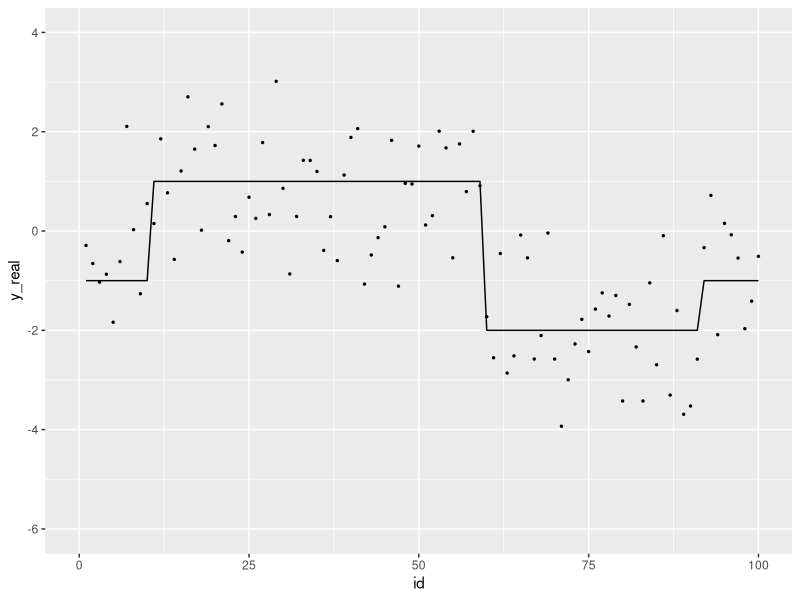

Generate this figure with R: (Note: this script raises an error after producing the figure.)
## ---- chunk 1
library(ggplot2)
## ---- chunk 2
#set.seed(1234)
transMtx = matrix(c(0.98,0.015,0.005,
                     0.05,0.98,0.015,
                     0.015,0.005,0.98),byrow = TRUE,ncol = 3)
pi = c(0,0.95,0.05)
mu = c(-2,-1,1)
sigma = rep(0.9,3)

T = 100
N = length(mu)
M = dim(transMtx)[1]

x = rep(NA,T)
x[1] = sample(1:M,1,prob = pi)
for (i in 2:T){
  x[i] = sample(1:M,1,prob = transMtx[x[i-1],])
}

y = rep(NA,T); y_real = rep(NA,T)
for (i in 1:T){
  idx = x[i]
  y_real[i] = mu[idx]
  y[i] = rnorm(1,y_real[i],sigma[idx])
}

dat = data.frame(id = 1:T, x = x, y = y, y_real = y_real)
p <- ggplot(dat,aes(x = id, y = y_real))+
  geom_line()+
  geom_point(aes(x = id, y = y),size = 0.5)+
  xlim(0,T)+
  ylim(-6,4)
p

NumberofSegments = length(rle(x)$value)
NumberofSegments
## ---- chunk 3
## T: length of obs; N: num of obs; M: num of hidden states
## obs: T * 1
## transMtx: M * M
## emisMtx: M * N
## pi: start prob, M * 1
my_viterbi_constraint <- function(obs,mu,sigma,transMtx,pi){
  T = length(obs)
  M = length(pi)
  
  D = array(NA,dim=c(M,T,T))
  G_current = matrix(NA,ncol = T, nrow = M)
  transMtx_NoDiag = transMtx - diag(diag(transMtx))
  
  G1 =  dnorm(obs[1],mu,sigma,log = TRUE) + log(pi)
  
  lpy_x = dnorm(obs[2],mu,sigma,log=TRUE)
#  py_x = py_x / sum(py_x)
  G_current[,1] = G1 + log(diag(transMtx)) + lpy_x
  for (i in 1:M){
    tmp = G1 + log(transMtx_NoDiag[,i]) + lpy_x[i]
    G_current[i,2] = max(tmp)
    D[i, 1, 2] = i
    D[i, 2, 2] = which.max(tmp)
  }
  
  for (s in 3:T){
    lpy_x = dnorm(obs[s],mu,sigma,log = TRUE)
#    py_x = py_x / sum(py_x)
    G_pre = G_current
    ## k = 1
    G_current[,1] = G_pre[,1] + log(diag(transMtx)) + lpy_x
    D[,1,s] = 1:M

    ## k = 2 to s-1
    for (k in 2:(s-1)){
      for (i in 1:M){
        tmp = G_pre[,c(k-1,k)] + cbind(log(transMtx_NoDiag[,i]),log(diag(diag(transMtx))[,i])) + lpy_x[i]
        G_current[i,k] = max(tmp)
        D[i,k,s] = which.max(tmp)
      }
    }
    ## k = s
    for (i in 1:M){
      tmp = G_pre[,s-1] + log(transMtx_NoDiag[,i]) + lpy_x[i]
      G_current[i,s] = max(tmp)
      D[i,s,s] = which.max(tmp)
    }
  }
  
  
  return(list("D" = D,"G" = G_current))
  }

my_backtrace_constraint <- function(D,G,k){
  M = dim(G)[1]
  T = dim(D)[3]
  x = rep(NA,T)

  
  x[T] = ifelse(which.max(G[,k])<=M,which.max(G[,k]),which.max(G[,k])-M)
  #k = k - (which.max(G[,k]) <= M)
  #print(k)
  for (t in (T-1):1){
    x[t] = ifelse(D[x[t+1],k,t+1] <= M, D[x[t+1],k,t+1], D[x[t+1],k,t+1]-M)
    k = k - (x[t] != x[t+1])
  }
  return(x)
}
## ---- chunk 4
result_cons = my_viterbi_constraint(y,mu,sigma,transMtx,pi)
path_cons = my_backtrace_constraint(result_cons$D,result_cons$G,NumberofSegments)
result = my_viterbi_gaussian(y,mu,sigma,transMtx,pi)
path = my_backtrace(result$D,result$G)
par(mfrow = c(3,1))
plot(x,type="l"); plot(path_cons,type = "l");plot(path,type = "l")

library(reshape2)
datcomp = data.frame(id = 1:T,x_real = x,x_viterbi_k = path_cons)
datm = melt(datcomp,id.vars = 1)
p1 <- ggplot(datm,aes(x = id, y = value))+
  geom_line(aes( color = variable,group = variable))+
  scale_color_manual(values = c("red","blue"),labels = c("x_real","x_viterbi_k"))

datcomp = data.frame(id = 1:T,x_real = x,x_viterbi = path)
datm = melt(datcomp,id.vars = 1)
p2 <- ggplot(datm,aes(x = id, y = value))+
  geom_line(aes( color = variable,group = variable))+
  scale_color_manual(values = c("red","green"),labels = c("x_real","x_viterbi"))
p1;p2;



## ---- chunk 5
library(matrixStats)
## T: length of obs; N: num of obs; M: num of hidden states
## obs: T * 1
## transMtx: M * M
## emisMtx: M * N
## pi: start prob, M * 1
my_forward_constraint <- function(obs,mu,sigma,transMtx,pi){
  T = length(obs)
  M = length(pi)
  
  A = array(NA,dim=c(M,T,T))
  transMtx_NoDiag = transMtx - diag(diag(transMtx))
  
  A[,1,1] =  dnorm(obs[1],mu,sigma) * pi
  #A[,,1] = A[,,1] / sum(A[,,1],na.rm = TRUE)
  
  py_x = dnorm(obs[2],mu,sigma)
  A[,1,2] = A[,1,1] * diag(transMtx) * py_x
  for (i in 1:M){
    tmp = A[,1,1] * transMtx_NoDiag[,i]
    A[i,2,2] = sum(tmp) * py_x[i]
  }
  #A[,,2] = A[,,2] / sum(A[,,2],na.rm = TRUE)
  
  for (s in 3:T){
    py_x = dnorm(obs[s],mu,sigma)

    ## k = 1
    A[,1,s] = A[,1,s-1] * diag(transMtx) * py_x


    ## k = 2 to s-1
    for (k in 2:(s-1)){
      for (i in 1:M){
        tmp = A[,c(k-1,k),s-1] * cbind(transMtx_NoDiag[,i],diag(diag(transMtx))[,i])
        A[i,k,s] = sum(tmp) * py_x[i] 
      }
    }
    ## k = s
    for (i in 1:M){
      tmp = A[,s-1,s-1] * transMtx_NoDiag[,i]
      A[i,s,s] = sum(tmp) * py_x[i]
    }
    #A[,,s] = A[,,s] / sum(A[,,s],na.rm = TRUE)
  }
  
  
  return(A)
}

lmy_forward_constraint <- function(obs,mu,sigma,transMtx,pi,kmax){
  T = length(obs)
  M = length(pi)
  
  lA = array(NA,dim=c(M,kmax,T))
  transMtx_NoDiag = transMtx - diag(diag(transMtx))
  lpy_x = mapply(obs,FUN = function(x) dnorm(x,mu,sigma,log = TRUE))
  
  ## k = 1 at position 1
  lA[,1,1] =  lpy_x[,1] + log(pi)
  for (s in 2:T){
    ## k = 1
    lA[,1,s] = lA[,1,s-1] + log(diag(transMtx)) + lpy_x[,s]
  }
  if (kmax == 1){ return(lA) }
  
  for (k in 2:kmax){
    for (i in 1:M) { lA[i,k,k] = logSumExp(lA[,k-1,k-1] + log(transMtx_NoDiag[,i])) + lpy_x[i,k] } ## k = k at position k
    if( k < T ){
      for (s in (k+1):T){
        for (i in 1:M){
          tmp = lA[,c(k-1,k),(s-1)] + log(cbind(transMtx_NoDiag[,i],diag(diag(transMtx))[,i]))
          lA[i,k,s] = logSumExp(tmp) + lpy_x[i,s]
        }
      }
    }
  }
  

  # lpy_x = dnorm(obs[2],mu,sigma,log = TRUE)
  # A[,1,2] = A[,1,1] + log(diag(transMtx)) + lpy_x
  # for (i in 1:M){
  #   tmp = A[,1,1] + log(transMtx_NoDiag[,i])
  #   A[i,2,2] = logSumExp(tmp) + lpy_x[i]
  # }
  # 
  # 
  # for (s in 3:T){
  #   lpy_x = dnorm(obs[s],mu,sigma,log = TRUE)
  # 
  #   ## k = 1
  #   A[,1,s] = A[,1,s-1] + log(diag(transMtx)) + lpy_x
  # 
  # 
  #   ## k = 2 to s-1
  #   for (k in 2:(s-1)){
  #     for (i in 1:M){
  #       tmp = A[,c(k-1,k),s-1] + log(cbind(transMtx_NoDiag[,i],diag(diag(transMtx))[,i]))
  #       A[i,k,s] = logSumExp(tmp) + lpy_x[i] 
  #     }
  #   }
  #   ## k = s
  #   for (i in 1:M){
  #     tmp = A[,s-1,s-1] + log(transMtx_NoDiag[,i])
  #     A[i,s,s] = logSumExp(tmp) + lpy_x[i]
  #   }
  #   #A[,,s] = A[,,s] / sum(A[,,s],na.rm = TRUE)
  # }

  
  return(lA)
}

## ---- chunk 6
lA = lmy_forward_constraint(y,mu,sigma,transMtx,pi,T)
## ---- chunk 7
## T: length of obs; N: num of obs; M: num of hidden states
## obs: T * 1
## transMtx: M * M
## emisMtx: M * N
## pi: start prob, M * 1
my_backward_constraint <- function(obs,mu,sigma,transMtx,pi){
  T = length(obs)
  M = length(pi)
  
  B = array(NA,dim=c(M,T,T))
  transMtx_NoDiag = transMtx - diag(diag(transMtx))
  
  B[,,T] = B[,,T] ^ 0
  
  for (s in (T-1):1){
    
    py_x_p1 = dnorm(obs[s+1],mu,sigma)
    
    for (k in s:1){
      for (i in 1:M){
        tmp = B[,c(k,k+1),s+1] * cbind(diag(diag(transMtx))[,i],transMtx_NoDiag[i,]) * cbind(py_x_p1,py_x_p1)
        B[i,k,s] = sum(tmp)
      }
    }
    #B[,,s] = B[,,s] / sum(B[,,s],na.rm = TRUE)
  }
  
  return(B)
}

lmy_backward_constraint <- function(obs,mu,sigma,transMtx,pi,kmax){
  T = length(obs)
  M = length(pi)
  
  lB = array(NA,dim=c(M,kmax,T))
  transMtx_NoDiag = transMtx - diag(diag(transMtx))
  lpy_x = mapply(obs,FUN = function(x) dnorm(x,mu,sigma,log = TRUE))
  
  lB[,,T] = 0
  
  for (s in (T-1):kmax){
    lB[,kmax,s] = lB[,kmax,s+1] + log(diag(transMtx)) + lpy_x[,s+1]
  }
  if (kmax == 1){ return(lB) }
  
  for (k in (kmax-1):1){
    for (s in (T-1):k){
      for (i in 1:M){
        tmp = lB[,c(k,k+1),s+1] + log(cbind(diag(diag(transMtx))[,i],transMtx_NoDiag[i,])) + cbind(lpy_x[,s+1],lpy_x[,s+1])
        lB[i,k,s] = logSumExp(tmp)
      }
    }
  }
  
  
  # for (s in (T-1):1){
  #   
  #   lpy_x_p1 = dnorm(obs[s+1],mu,sigma,log = TRUE)
  #   
  #   for (k in kmax:1){
  #     for (i in 1:M){
  #       tmp = lB[,c(k,k+1),s+1] + log(cbind(diag(diag(transMtx))[,i],transMtx_NoDiag[i,])) + cbind(lpy_x_p1,lpy_x_p1)
  #       lB[i,k,s] = logSumExp(tmp)
  #     }
  #   }
  # }
  
  return(lB)
}
## ---- chunk 8
lA = lmy_forward_constraint(y,mu,sigma,transMtx,pi,5)
lB = lmy_backward_constraint(y,mu,sigma,transMtx,pi,5)
lprob = lA +lB

A = my_forward_constraint(y,mu,sigma,transMtx,pi)
B = my_backward_constraint(y,mu,sigma,transMtx,pi)
prob = A * B


#A = my_forward_constraint(y,mu,sigma,transMtx,pi)
#B = my_backward_constraint(y,mu,sigma,transMtx,pi)
#prob = A * B
sum(prob[,,T]);sum(prob[,,1],na.rm = TRUE)
## ---- chunk 9
transMtx = matrix(c(0.98,0.015,0.005,
                     0.05,0.98,0.015,
                     0.015,0.005,0.98),byrow = TRUE,ncol = 3)
pi = c(0,0.95,0.05)
mu = c(-2,-1,1)
sigma = rep(0.2,3)

D = 10
T = 100
KMAX = 1

N = length(mu)
M = dim(transMtx)[1]

seqs = c()
for (i in 1:D){
  x = rep(NA,T)
  x[1] = sample(1:M,1,prob = pi)
  for (i in 2:T){
    x[i] = sample(1:M,1,prob = transMtx[x[i-1],])
  }
  KMAX = ifelse(length(rle(x)$value)>KMAX,length(rle(x)$value),KMAX)
  y = rep(NA,T); y_real = rep(NA,T)
  for (i in 1:T){
    idx = x[i]
    y_real[i] = mu[idx]
    y[i] = rnorm(1,y_real[i],sigma[idx])
  }
  seqs = rbind(seqs,y)
}
KMAX
#seqs 
## ---- chunk 10
my_em_constraint_single = function(seq, M,mu,sigma,pi,transMtx,kmax){
  T = length(seq)
  ## calcualte p(x)
  lPX = array(NA,dim=c(M,T))
  lA = lmy_forward_constraint(obs=seq,mu = mu,sigma = sigma, transMtx = transMtx, pi = pi,kmax = kmax)
  lB = lmy_backward_constraint(obs=seq,mu = mu,sigma = sigma, transMtx = transMtx, pi = pi,kmax = kmax)
  lprob = lA + lB
  llk = logSumExp(lprob[,,T])
  
  for (k in 1:T){
    for (i in 1:M){
      lPX[i,k] = logSumExp(lprob[i,,k]-llk,na.rm = TRUE)
    }
    #lPX[,k] = lPX[,k] - llk
  }
  
  ## calculate pxx
  transMtx_NoDiag = transMtx - diag(diag(transMtx))
  lPXX = array(NA,dim = c(M,M,T))
  for (k in 2:T){
    lpy_x = dnorm(seq[k],mu,sigma,log = TRUE)
    
    ## xn = xn-1 and sn = sn-1
    tmp = apply(lA[,,k-1],2,function(x) x + lpy_x + log(diag(transMtx))) + lB[,,k]
    for (i in 1:M){
      lPXX[i,i,k] = logSumExp(tmp[i,]-llk,na.rm = TRUE)
    }
    
    ## xn != xn-1 and sn = sn-1 + 1
    for (j in 1:M){
      for (i in 1:M){
        if( i != j){
          tmp = lA[i,-kmax,k-1] + log(transMtx_NoDiag[i,j]) + lpy_x[j] + lB[j,-1,k]
          lPXX[i,j,k] = logSumExp(tmp-llk,na.rm = TRUE)
        }
      }
    }
    #PXX[,,k] = t(apply(PXX[,,k],1,function(x) x/sum(x)))
    #lPXX[,,k] = lPXX[,,k] - llk
  }
  return(list("lPX" = lPX,"lPXX" = lPXX,"LLK"=llk))
}
## ---- chunk 11
my_em_constraint= function(seqs, M,mu_init = runif(N,min = min(seqs),max = max(seqs)),sigma_init = rep(runif(1,0,1),M),kmax = 10){
  T = dim(seqs)[2] ; D = dim(seqs)[1]
  pi = runif(3); pi = pi/sum(pi);
  transMtx = matrix(runif(M*M),ncol = M); transMtx = t(apply(transMtx,1,function(x) x/sum(x)))
  mu = mu_init
  sigma = sigma_init

  #seq = seqs
  iter = 1
  epsilon = 1e-8
  llk_pre = -100000000; llk_current = -1000000
  while(llk_current - llk_pre > epsilon){
    llk_pre = llk_current
    sum_pi = rep(0,M); sum_xx2 = matrix(0,nrow = M,ncol = M); sum_x2 = rep(0,M); sum_xy1 = matrix(0,nrow = M, ncol=N); sum_x1 = rep(0,M);
    sum_xy_mean = rep(0,N); sum_xy_sq = rep(0,N)
    llk_current = 0;
    
    for (num in 1:D){
      seq = seqs[num,]
      output = my_em_constraint_single(seq = seq,M = M,mu = mu,sigma = sigma,pi = pi,transMtx = transMtx,kmax = kmax)
      
      llk_current = llk_current + output$LLK
      print(output$LLK)
      
      sum_pi = sum_pi + exp(output$lPX[,1]); #####
      sum_xx2 = sum_xx2 + rowSums(exp(output$lPXX),dims = 2,na.rm = TRUE);
      sum_x2 = sum_x2 + exp(apply(output$lPX[,-T],1,logSumExp));
      
      
      sum_x1 = sum_x1 + exp(apply(output$lPX,1,logSumExp));
      
      sum_xy_mean = sum_xy_mean + exp(output$lPX) %*% matrix(seq,ncol = 1)
      sum_xy_sq = sum_xy_sq + apply(exp(output$lPX) * (matrix(seq,ncol = T,nrow = M,byrow = TRUE) - matrix(mu,ncol = T,nrow = M))^2,1,sum)
    }
    
    
    pi = sum_pi/D ### update pi
    transMtx = sum_xx2/sum_x2 ## update transMtx
    mu = sum_xy_mean / sum_x1
    ## update sigma
    sigma = sqrt(sum_xy_sq / sum_x1)
    iter = iter + 1
    print(iter)
  }
  
  return(list("pi"=pi,"transMtx"=transMtx,"mu" = mu,"sigma" = sigma,"llk"=llk_current,"iter"=iter))
}
## ---- chunk 12
resultem = my_em_constraint(seqs,3,kmax = KMAX)
#logSumExp(lmy_forward_constraint(seqs[2,],resultem$mu,resultem$sigma,resultem$transMtx,resultem$pi,KMAX)[,,T])
## ---- chunk 13
my_path_sampling = function(obs,states,transMtx,emisMtx,pi,SamplesNum,kseg){
  T = length(obs)
  M = length(pi)
  N = length(states)
  samples_x = array(NA,dim=c(SamplesNum,T))
  success = 0
  
  transMtx_NoDiag = transMtx - diag(diag(transMtx))
  A = my_forward_constraint(obs,states,transMtx,emisMtx,pi)
  
  while(success<SamplesNum){
    x = rep(NA,T); s = kseg;
    x[T] = sample(1:M,1,prob = A[,kseg,T])
    for (j in (T-1):1){
      if(j>=s){
        if(s == 1){
          x[j] = x[j+1]
        }else{
          prob = A[,c(s-1,s),j] * cbind(transMtx_NoDiag[,x[j+1]],diag(diag(transMtx))[,x[j+1]])
          tmp = sample(1:length(prob),1,prob = c(prob))
          x[j] = ifelse(tmp <= M,tmp,tmp-M)
          s = s - (x[j] != x[j+1])
        }
      #print(paste(s,j,x[j],sep = ";"))
      }
    }
    if(!is.na(x[1])){
      success = success+1
      samples_x[success,] = x
    }
  }
  
  return(samples_x)
}
## ---- chunk 14
T = 100
m = c(-2,-1,1)
N = length(m)
M = dim(trans_mat)[1]
trans_mat = matrix(c(0.98,0.015,0.005,
                     0.005,0.98,0.015,
                     0.015,0.005,0.98),byrow = TRUE,ncol = 3)

samples = my_path_sampling(y,m,trans_mat,diag(c(1,1,1)),c(1/3,1/3,1/3),12,6)
par(mfrow = c(3,1))
for (i in 1:dim(samples)[1]){
  plot(samples[i,],type="l")
}
datcomp = data.frame(id = 1:T,x = t(samples))
library(reshape2)
datm = melt(datcomp,id.vars = 1)
p <- ggplot(datm,aes(x = id, y = value))+
  geom_line()
p
